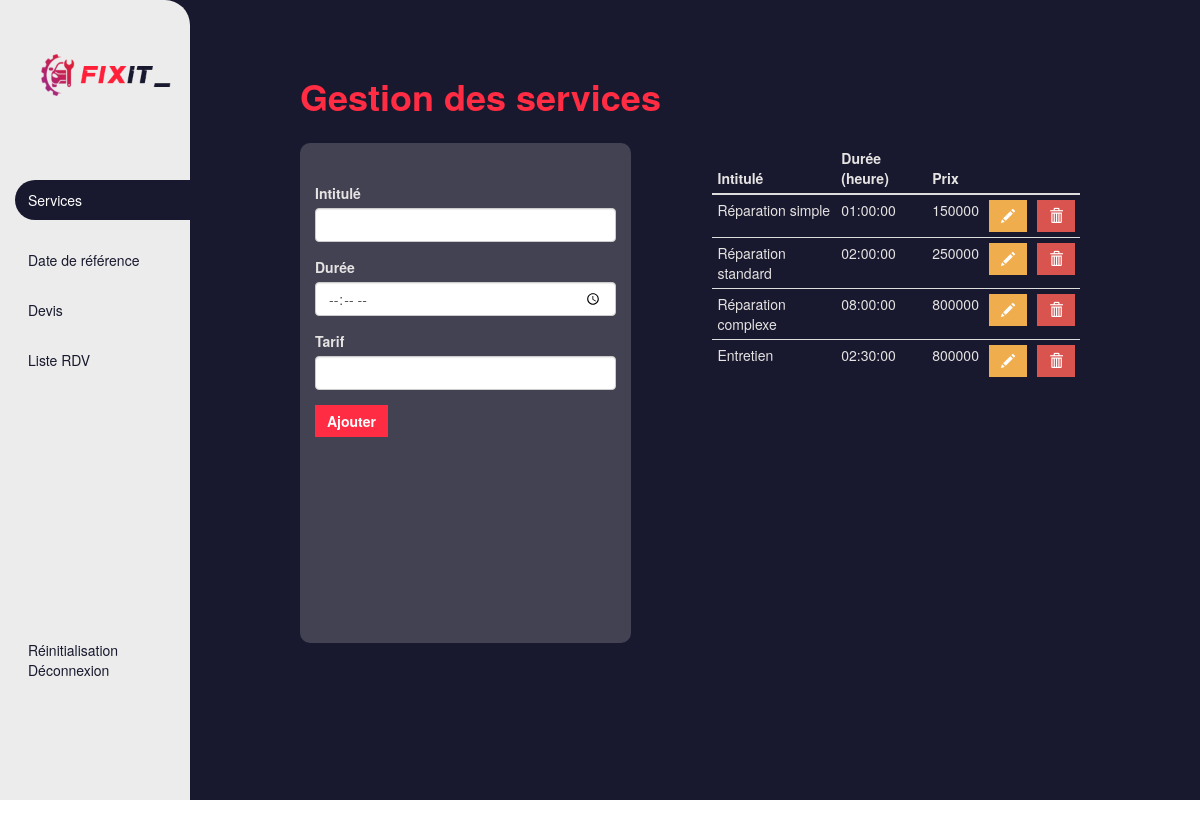
The app's page /backOffice/ServiceController (signed in) with its own data.
### tables this page shows
create table service (
    id int primary key auto_increment,
    nom VARCHAR(50) not null,
    duree time not null,
    prix double ,
    CHECK (prix >= 0)
);

### application/controllers/backOffice/ServiceController.php (called while the page is built, shortened)
<?php
class ServiceController extends CI_Controller {
    public function __construct() {
        $this->load->model('Service_model');
        $this->load->library('Session');
        $this->load->helper('url');
    }
    public function index() {
        $data['services'] = $this->Service_model->getAll();
        $this->load->view('backOffice/service_view', $data);
    }
}
?>

### index.php (called while the page is built, shortened)
<?php
require_once BASEPATH.'core/CodeIgniter.php';

### application/models/service_model.php (called while the page is built, shortened)
<?php
class Service_model extends CI_Model {
    private $table = 'service';
    public function getAll() {
        $query = $this->db->get($this->table);
        return $query->result_array();
    }
}
?>

### application/views/backOffice/service_view.php (the view, shortened to what this page needs)
<body>
    <div class="container-fluid" id="accueil-container">
        <div class="row col-md-12">
            <div class="col-md-2" id="adminsidebar">
                <div class="row col-md-12" id="logo">
                    <img src="./assets/images/logo.png" alt="">
                </div>
                <div class="row col-md-12" id="adminsidebar-buttons">
                    <a href="#" class="active-item2 sidebar-item">Services</a>
                    <a href="<?php echo site_url('backOffice/HoraireController'); ?>" class="sidebar-item">Date de référence</a>
                    <a href="<?php echo site_url('backOffice/Devis'); ?>" class="sidebar-item">Devis</a>
                    <a href="<?php echo site_url('backOffice/Calendar'); ?>" class="sidebar-item">Liste RDV</a>
                </div>
                <div class="row col-md-12 disconnect">
                    <a href="<?php echo site_url('backOffice/Partie2/supprimer_donnees'); ?>" onclick="return confirm('Voulez-vous vraiement réinitialiser votre base de donnée? Cette action est irréversible');">Réinitialisation</a>
                    <a href="<?php echo site_url('backOffice/Deconnexion'); ?>">Déconnexion</a>
                </div>
            </div>
            <div class="col-md-9" id="crud-container">
            <h1 class="title-emphase">Gestion des services</h1>
            <div class="row col-md-12">
                <div class="col-md-5"  id="crud-formulaire">
                    <form method="post" action="<?php echo site_url('backOffice/ServiceController/save'); ?>">
                        <div class="form-group">
                            <label for="nom" class="p-label">Intitulé</label>
                            <input type="text" class="form-control" id="inputPassword3" name="nom"  value="<?php echo isset($service) ? $service['nom'] : ''; ?>" >
                        </div>
                        <div class="form-group">
                            <label for="duree" class="p-label">Durée</label>
                            <input type="time" class="form-control" id="inputPassword3" placeholder="(en heure)" name="duree"  value="<?php echo isset($service) ? $service['duree'] : ''; ?>" >
                        </div>
                        <div class="form-group">
                            <label for="prix" class="p-label">Tarif</label>
                            <input type="number" class="form-control" id="inputPassword3" name="prix" value="<?php echo isset($service) ? $service['prix'] : ''; ?>" >
                        </div>
                        <button type="submit" class="btn btn-default action-button"><?php echo isset($service) ? 'Modifier' : 'Ajouter'; ?></button>
                    </form>
                </div>
                <div class="col-md-1"></div>
                <div class="col-md-6" id="CRUD-table">
                    <table class="table table-condensed">
                        <thead>
                            <th>Intitulé</th>
                            <th>Durée (heure)</th>
                            <th>Prix</th>
                            <th></th>
                            <th></th>
                        </thead>
                        <tbody>
                            <?php foreach ($services as $service): ?>
                                <tr>
                                    <td><?php echo $service['nom']; ?></td>
                                    <td><?php echo $service['duree']; ?></td>
                                    <td><?php echo $service['prix']; ?></td>
                                    <td><a href="<?php echo site_url('backOffice/ServiceController/edit/'.$service['id']); ?>" class="btn btn-warning"><span class="glyphicon glyphicon-pencil" aria-hidden="true"></span></a></td>
                                    <td><a href="<?php echo site_url('backOffice/ServiceController/delete/'.$service['id']); ?>" onclick="return confirm('Are you sure you want to delete this item?');" class="btn btn-danger"><span class="glyphicon glyphicon-trash" aria-hidden="true"></span></a></td>
                                </tr>
                            <?php endforeach; ?>
                        </tbody>
                    </table>
                </div>
                </div>
            </div>
        </div>
    </div>
</body>
</html>

### assets/css/index.css (style rules this page uses)
body { background-size : cover; background-repeat: no-repeat; background-attachment : fixed; background-position: center; }
.btn { border-style: none; border-radius: 0%; }
.action-button, .statistiques-item { background-color: #FF2C43; color: white; font-weight: 700; }

### assets/css/accueil.css (style rules this page uses)
#accueil-body, #accueil-container { background-color: #18192E !important; }
.disconnect { margin-top: 150% !important; }
.title-emphase { color: #FF2C43; font-weight: 800; }
.sidebar-item { transition: 0.3s ease-in-out all; }
.active-item2, .sidebar-item:hover { background-color: #18192E; width: 500px; height: 40px; border-radius: 30px; padding-left: 15px; color: white !important; padding-top: 10px; }

### assets/css/sidebar.css (style rules this page uses)
#adminsidebar { background-color: rgb(236, 236, 236); height: 100vh; margin-left: -15px; border-top-right-radius: 25px; }
#adminsidebar a { text-decoration: none; color: #18192E; padding-left: 10%; }
#adminsidebar #logo { height: 150px; width: 250px; display: flex; justify-content:end; }
#adminsidebar #logo img { width: 250px !important; }
#adminsidebar-buttons { display: flex; flex-direction: column; justify-content: space-around; gap: 30px; }

### assets/css/crud.css (style rules this page uses)
#CRUD-table table thead, #CRUD-table table tbody, .p-label { color: rgb(230, 227, 227); }
#crud-container { margin-top: 5%; }
#crud-container .col-md-12 { margin-top: 2%; }
#crud-formulaire { background-color: rgba(245, 245, 245, 0.187); height: 500px; padding-top: 5%; border-radius: 10px; }
#CRUD-table { height: 400px; overflow: auto; }
#CRUD-table table { border-collapse: collapse; }

### records on screen
service: nom "Réparation simple", duree "01:00:00", prix "150000"
service: nom "Réparation standard", duree "02:00:00", prix "250000"
service: nom "Réparation complexe", duree "08:00:00", prix "800000"
service: nom "Entretien", duree "02:30:00", prix "800000"
